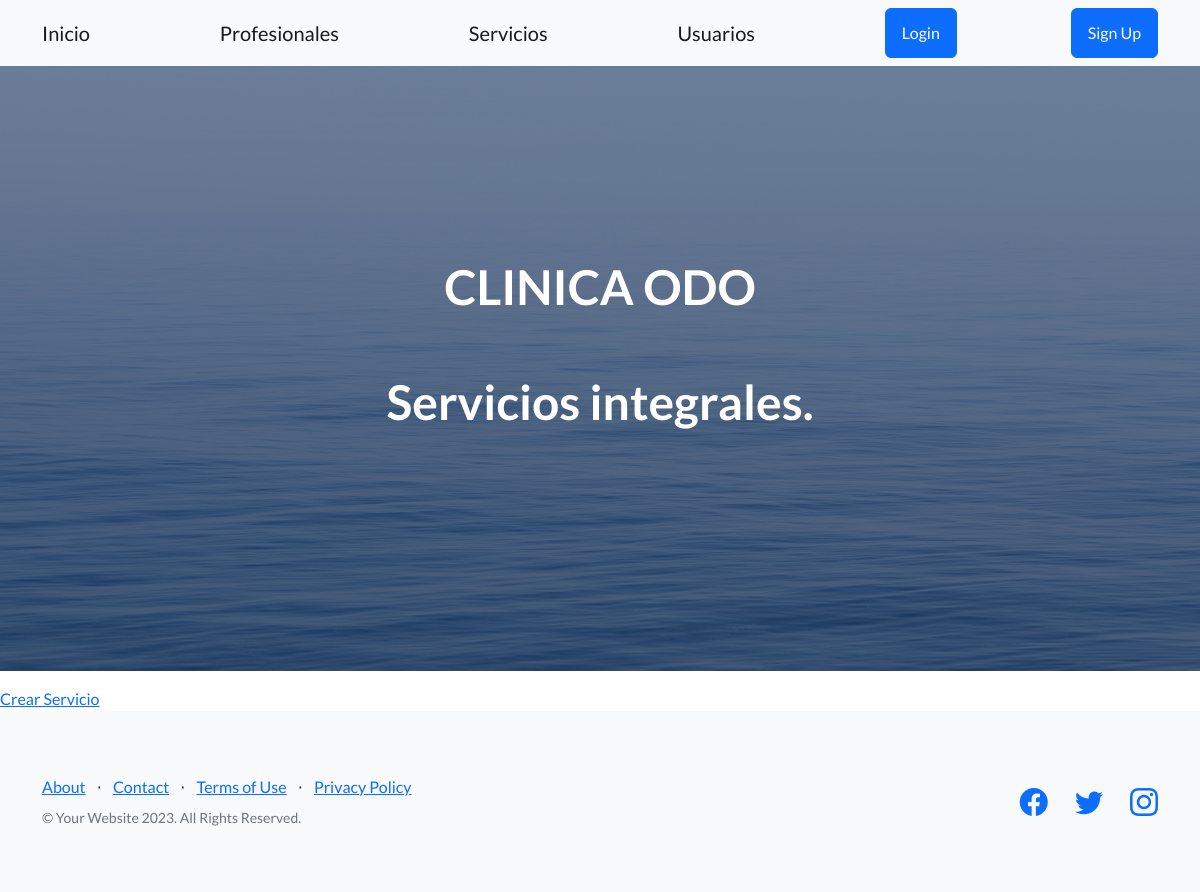
Page /ClinicaODO/lista-servicio on the earlier database version.
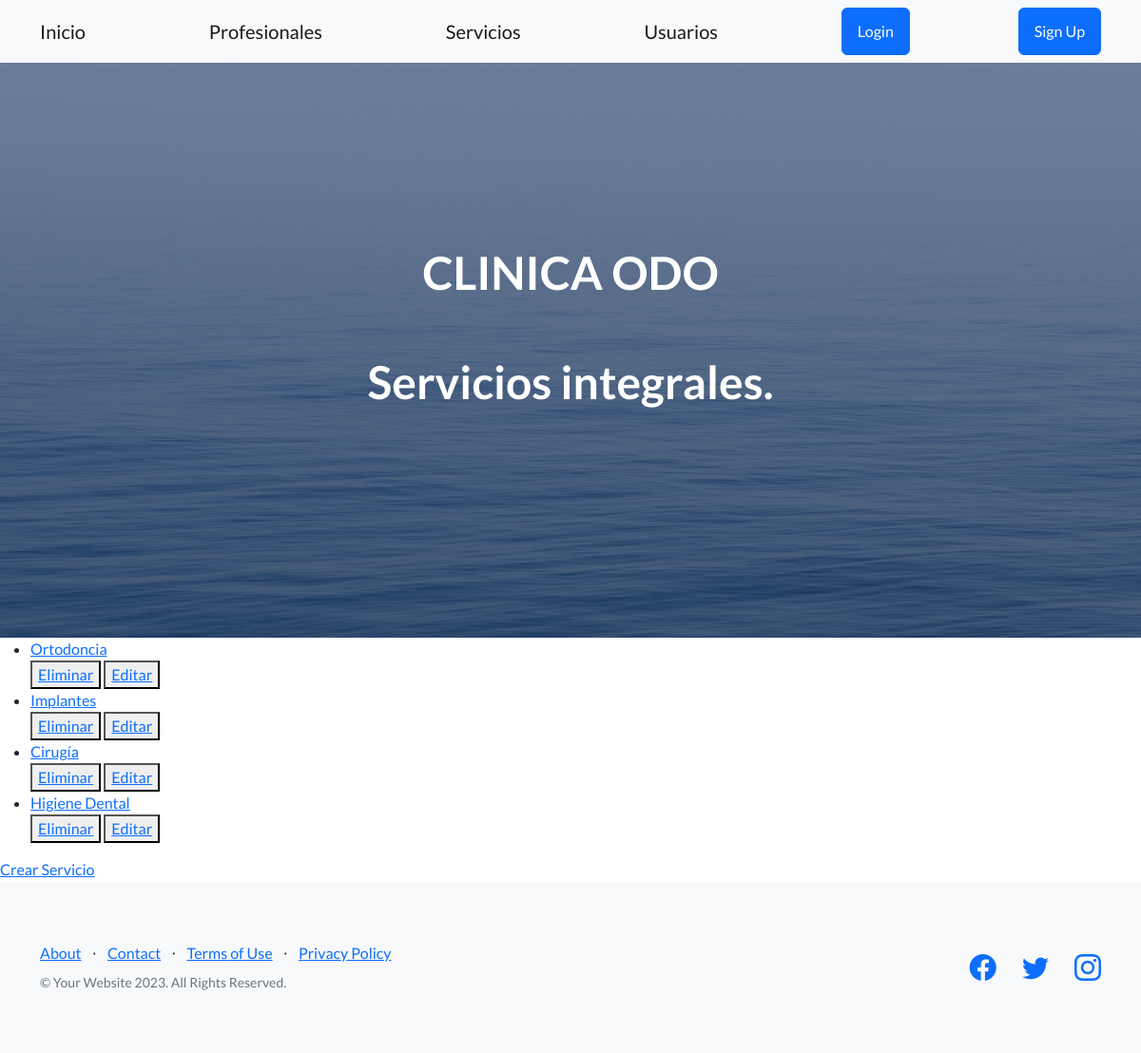
Same page on the later database version.
### ClinicaODON/models.py (models this page shows)
class Servicios(models.Model):
   nombre= models.CharField(max_length=50)
   def __str__(self):
      return f'{self.nombre}'

### ClinicaODON/views.py (the view)
# urls.py: path('lista-servicio', ServicioList.as_view(), name="ListaServicios"),
class ServicioList(ListView):
    model = Servicios
    template_name = "servicio_list.html"
    context_object_name= "servicios"

### ClinicaODON/templates/servicio_list.html
{% extends 'padre.html' %}
{% block contenidoQueCambia %}
    <ul>
        {% for  servicio in servicios %}
            <li>
                <a href="{% url 'DetalleServicios' servicio.id %}" > {{servicio}} </a>
            </li>
            <div>
                <button>
                    <a href="{% url 'EliminarServicios' servicio.id %}">Eliminar</a>
                </button>
                <button>
                    <a href="{% url 'ActualizarServicios' servicio.id %}">Editar</a>
                </button>
            </div>
        {% endfor %}
    </ul>
    <a href="{% url 'CreaServicios' %}">Crear Servicio</a>
{% endblock contenidoQueCambia %}

Differences in the rows shown:
added Servicios: nombre "Ortodoncia"
added Servicios: nombre "Implantes"
added Servicios: nombre "Cirugía"
added Servicios: nombre "Higiene Dental"
